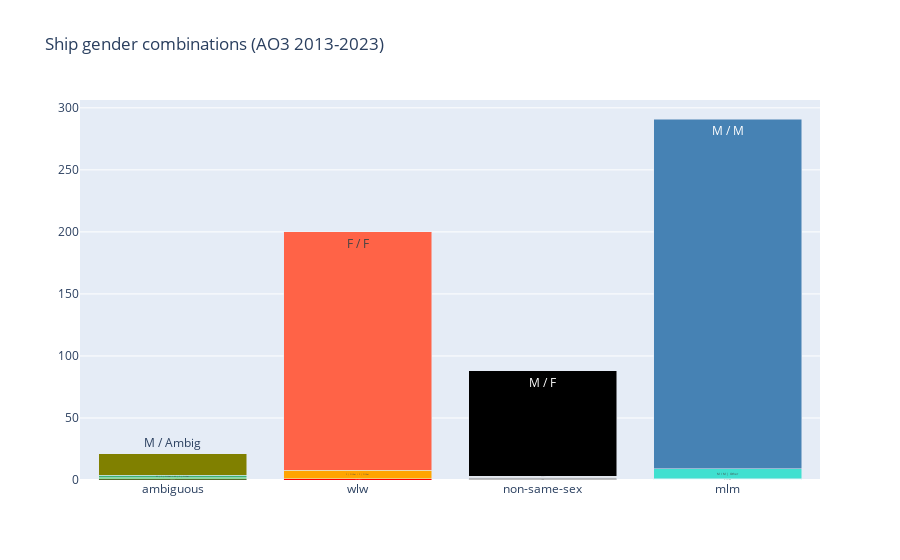

The cell this chart's notebook holds for it:
### Code cell
# visualising gender stacks

import plotly.express as px
import plotly.graph_objects as go
from plotly.subplots import make_subplots

gender_combo_fig=go.Figure()

wlw_count = 0
mlm_count = 0
het_count = 0
ambig_count = 0

for combo in list(total_gender_percentages.index):
    if combo in ["F / F","F | Other / F | Other", "F / F | Other",]:
        label = "wlw"
        colours = ["red", "orange", "tomato"]
        colour = colours[wlw_count]
        wlw_count += 1
    elif combo in ["M / M", "M / M | Other","M | Other / M / M",]:
        label = "mlm"
        colours = ["azure", "turquoise", "steelblue"]
        colour = colours[mlm_count]
        mlm_count += 1
    elif combo in ["M / F","F / Other","M / Other","F / M / M"]:
        label = "non-same-sex"
        colours = ["silver", "grey", "gainsboro", "black"]
        colour = colours[het_count]
        het_count += 1
    elif combo in ["M / Ambig","M | Other / Ambig", "F / Ambig","M | F | Other / M | F | Other"]:
        label = "ambiguous"
        colours = ["darkolivegreen", "limegreen", "mediumseagreen", "olive"]
        colour = colours[ambig_count]
        ambig_count += 1
    else: 
        print(combo)
    gender_combo_fig.add_trace(
        go.Bar(
            x=[label],
            y=total_gender_percentages.loc[combo],
            text=combo,
            marker_color=colour
        )
    )

gender_combo_fig.update_layout(
    barmode='stack', 
    showlegend=False, 
    title="Ship gender combinations (AO3 2013-2023)"
)
gender_combo_fig.show()

### Figure 1 — Plotly figure (JSON) as saved in the notebook; plotly's stock layout.template omitted (floating-point values rounded to 4 significant figures)
{"data": [{"marker": {"color": "darkolivegreen"}, "text": "F / Ambig", "type": "bar", "x": ["ambiguous"], "y": [1]}, {"marker": {"color": "red"}, "text": "F / F | Other", "type": "bar", "x": ["wlw"], "y": [1]}, {"marker": {"color": "silver"}, "text": "F / M / M", "type": "bar", "x": ["non-same-sex"], "y": [1]}, {"marker": {"color": "grey"}, "text": "F / Other", "type": "bar", "x": ["non-same-sex"], "y": [1]}, {"marker": {"color": "limegreen"}, "text": "M | Other / Ambig", "type": "bar", "x": ["ambiguous"], "y": [1]}, {"marker": {"color": "azure"}, "text": "M | Other / M / M", "type": "bar", "x": ["mlm"], "y": [1]}, {"marker": {"color": "gainsboro"}, "text": "M / Other", "type": "bar", "x": ["non-same-sex"], "y": [1]}, {"marker": {"color": "mediumseagreen"}, "text": "M | F | Other / M | F | Other", "type": "bar", "x": ["ambiguous"], "y": [2]}, {"marker": {"color": "orange"}, "text": "F | Other / F | Other", "type": "bar", "x": ["wlw"], "y": [7]}, {"marker": {"color": "turquoise"}, "text": "M / M | Other", "type": "bar", "x": ["mlm"], "y": [8]}, {"marker": {"color": "olive"}, "text": "M / Ambig", "type": "bar", "x": ["ambiguous"], "y": [17]}, {"marker": {"color": "black"}, "text": "M / F", "type": "bar", "x": ["non-same-sex"], "y": [85]}, {"marker": {"color": "tomato"}, "text": "F / F", "type": "bar", "x": ["wlw"], "y": [192]}, {"marker": {"color": "steelblue"}, "text": "M / M", "type": "bar", "x": ["mlm"], "y": [282]}], "layout": {"barmode": "stack", "showlegend": false, "title": {"text": "Ship gender combinations (AO3 2013-2023)"}}}
